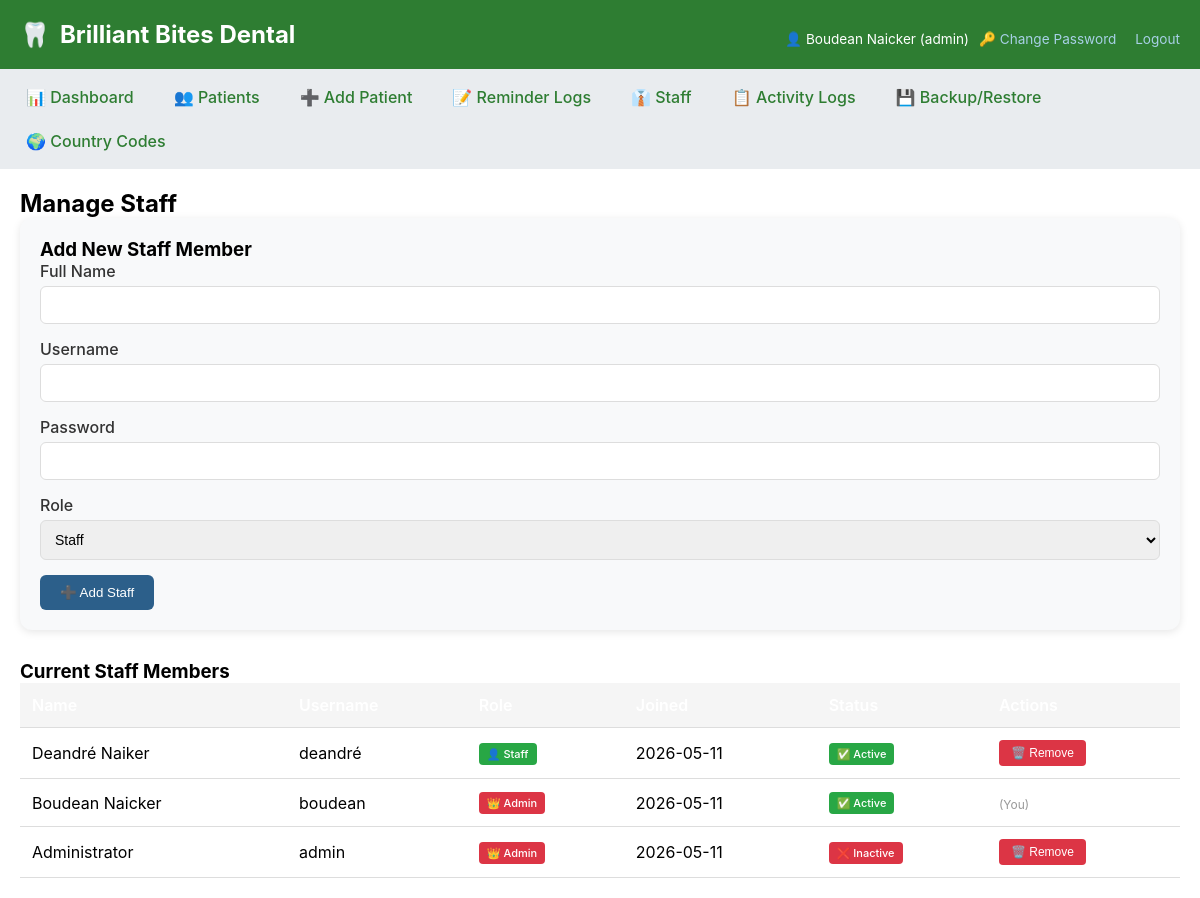
/staff (signed in), run on the app's committed database.
### tables this page shows
CREATE TABLE users (
        id INTEGER PRIMARY KEY AUTOINCREMENT,
        username TEXT UNIQUE NOT NULL,
        password TEXT NOT NULL,
        full_name TEXT NOT NULL,
        role TEXT DEFAULT 'staff',
        is_active INTEGER DEFAULT 1,
        created_at TIMESTAMP DEFAULT CURRENT_TIMESTAMP
    );

### app.py (the view)
@app.route('/staff')
@login_required
@admin_required
def manage_staff():
    conn = get_db()
    staff = conn.execute("SELECT * FROM users ORDER BY created_at DESC").fetchall()
    conn.close()
    return render_template('staff.html', staff=staff)

### app.py (called while the page is built)
def get_db():
    conn = sqlite3.connect('dental.db', timeout=30)
    conn.row_factory = sqlite3.Row
    return conn

def login_required(f):
    @wraps(f)
    def decorated_function(*args, **kwargs):
        if 'user_id' not in session:
            flash('Please login to continue', 'warning')
            return redirect(url_for('login'))
        return f(*args, **kwargs)
    return decorated_function

def admin_required(f):
    @wraps(f)
    def decorated_function(*args, **kwargs):
        if session.get('role') != 'admin':
            flash('Admin access required', 'danger')
            return redirect(url_for('index'))
        return f(*args, **kwargs)
    return decorated_function

### templates/staff.html (shortened to what this page needs)
{% extends "base.html" %}
{% block content %}
<h2>Manage Staff</h2>
<div class="card" style="background: #f8f9fa; padding: 20px; border-radius: 12px; margin-bottom: 30px;">
    <h3>Add New Staff Member</h3>
    <form method="POST" action="/add_staff">
        <div class="form-group">
            <label>Full Name</label>
            <input type="text" name="full_name" required>
        </div>
        <div class="form-group">
            <label>Username</label>
            <input type="text" name="username" required>
        </div>
        <div class="form-group">
            <label>Password</label>
            <input type="password" name="password" required>
        </div>
        <div class="form-group">
            <label>Role</label>
            <select name="role">
                <option value="staff">Staff</option>
            </select>
        </div>
        <button type="submit" class="btn">➕ Add Staff</button>
    </form>
</div>
<h3>Current Staff Members</h3>
<div class="table-responsive">
    <table class="table">
        <thead>
            <tr>
                <th>Name</th>
                <th>Username</th>
                <th>Role</th>
                <th>Joined</th>
                <th>Status</th>
                <th>Actions</th>
            </tr>
        </thead>
        <tbody>
            {% for member in staff %}
            <tr>
                <td>{{ member.full_name }}</td>
                <td>{{ member.username }}</td>
                <td>
                    {% if member.role == 'admin' %}
                        <span class="badge badge-admin">👑 Admin</span>
                    {% else %}
                        <span class="badge badge-staff">👤 Staff</span>
                    {% endif %}
                </td>
                <td>{{ member.created_at[:10] if member.created_at else 'N/A' }}</td>
                <td>
                    {% if member.is_active %}
                        <span class="badge badge-active">✅ Active</span>
                    {% else %}
                        <span class="badge badge-inactive">❌ Inactive</span>
                    {% endif %}
                </td>
                <td>
                    {% if member.id != session.user_id %}
                        <form method="POST" action="/remove_staff/{{ member.id }}"
                              style="display: inline;"
                              onsubmit="return confirm('Are you sure you want to remove {{ member.full_name }}? This action cannot be undone.');">
                            <button type="submit" class="btn-danger">🗑️ Remove</button>
                        </form>
                    {% else %}
                        <span style="color: #999; font-size: 12px;">(You)</span>
                    {% endif %}
                </td>
            </tr>
            {% endfor %}
        </tbody>
    </table>
</div>
{% endblock %}

### templates/base.html (shortened to what this page needs)
<!DOCTYPE html>
<html>
<head>
</head>
<body>
    <div class="container">
        <div class="header">
            <div style="display: flex; align-items: center; gap: 15px; flex-wrap: wrap; justify-content: space-between;">
                <h1>
                    <span>🦷</span>
                    <span>Brilliant Bites Dental</span>
                </h1>
                <div class="user-info">
                    <span>👤 {{ session.full_name }} ({{ session.role }})</span>
                    <div>
                        <a href="/change_password" style="color: #a8d0e6; margin-right: 15px; text-decoration: none;">🔑 Change Password</a>
                        <a href="/logout" style="color: #a8d0e6; text-decoration: none;">Logout</a>
                    </div>
                </div>
            </div>
        </div>
        <div class="nav">
            <a href="/">📊 Dashboard</a>
            <a href="/patients">👥 Patients</a>
            <a href="/add_patient">➕ Add Patient</a>
            <a href="/reminder_logs">📝 Reminder Logs</a>
            {% if session.role == 'admin' %}
			<a href="/staff">👔 Staff</a>
			<a href="/activity_logs">📋 Activity Logs</a>
			<a href="/restore_database">💾 Backup/Restore</a>
			{% endif %}
            <a href="/country_codes">🌍 Country Codes</a>
        </div>
        <div class="content">
            {% block content %}{% endblock %}
        </div>
    </div>
</body>
</html>

### templates/base.html (style rules this page uses)
* { margin: 0; padding: 0; box-sizing: border-box; }
body { font-family: -apple-system, BlinkMacSystemFont, 'Segoe UI', Roboto, sans-serif; background: #f0f4f8; }
.container { max-width: 1200px; margin: 0 auto; background: white; min-height: 100vh; }
.header { background: #2e7d32; color: white; padding: 20px; }
.header h1 { font-size: 1.5rem; display: flex; align-items: center; gap: 10px; margin: 0; }
.user-info { font-size: 0.85rem; margin-top: 8px; display: flex; justify-content: space-between; align-items: center; flex-wrap: wrap; gap: 10px; }
.nav { background: #e9ecef; padding: 10px; display: flex; flex-wrap: wrap; gap: 8px; }
.nav a { color: #2e7d32; text-decoration: none; padding: 8px 16px; border-radius: 8px; font-weight: 500; transition: all 0.2s; }
.content { padding: 20px; }
.btn { display: inline-block; padding: 10px 20px; background: #2e7d32; color: white; text-decoration: none; border-radius: 8px; border: none; cursor: pointer; transition: background 0.2s; font-weight: 500; }
.btn-danger { background: #dc3545; }
.form-group { margin-bottom: 20px; }
label { display: block; margin-bottom: 8px; font-weight: 500; color: #333; }
input, select, textarea { width: 100%; padding: 10px; border: 1px solid #ddd; border-radius: 8px; transition: border-color 0.2s; font-size: 14px; }
table { width: 100%; border-collapse: collapse; }
th, td { padding: 12px; text-align: left; border-bottom: 1px solid #dee2e6; }
th { background: #2e7d32; color: white; font-weight: 600; border-bottom: 2px solid #1a3d5c; }
.badge { padding: 4px 8px; border-radius: 20px; font-size: 11px; font-weight: 500; display: inline-block; }

### templates/staff.html (style rules this page uses)
.card { background: white; border-radius: 12px; padding: 20px; box-shadow: 0 2px 8px rgba(0,0,0,0.1); }
.form-group { margin-bottom: 15px; }
.form-group label { display: block; margin-bottom: 5px; font-weight: 500; }
.form-group input, .form-group select { width: 100%; padding: 10px; border: 1px solid #ddd; border-radius: 6px; }
.btn { background: #2c5f8a; color: white; padding: 10px 20px; border: none; border-radius: 6px; cursor: pointer; }
.btn-danger { background: #dc3545; color: white; padding: 6px 12px; border: none; border-radius: 4px; cursor: pointer; font-size: 12px; }
.table { width: 100%; border-collapse: collapse; }
.table th, .table td { padding: 12px; text-align: left; border-bottom: 1px solid #ddd; }
.table th { background: #f5f5f5; }
.badge { padding: 4px 8px; border-radius: 4px; font-size: 11px; font-weight: 500; }
.badge-admin { background: #dc3545; color: white; }
.badge-staff { background: #28a745; color: white; }
.badge-active { background: #28a745; color: white; }
.badge-inactive { background: #dc3545; color: white; }

### data on the page
users: full_name "Boudean Naicker", username "boudean", role "👑 Admin", created_at "2026-05-11", is_active "✅ Active", shows "(You)"
users: full_name "Deandré Naiker", username "deandré", role "👤 Staff", created_at "2026-05-11", is_active "✅ Active"
users: full_name "Administrator", username "admin", role "👑 Admin", created_at "2026-05-11", is_active "❌ Inactive"

### other printed values
{{ session.role }} "admin"
